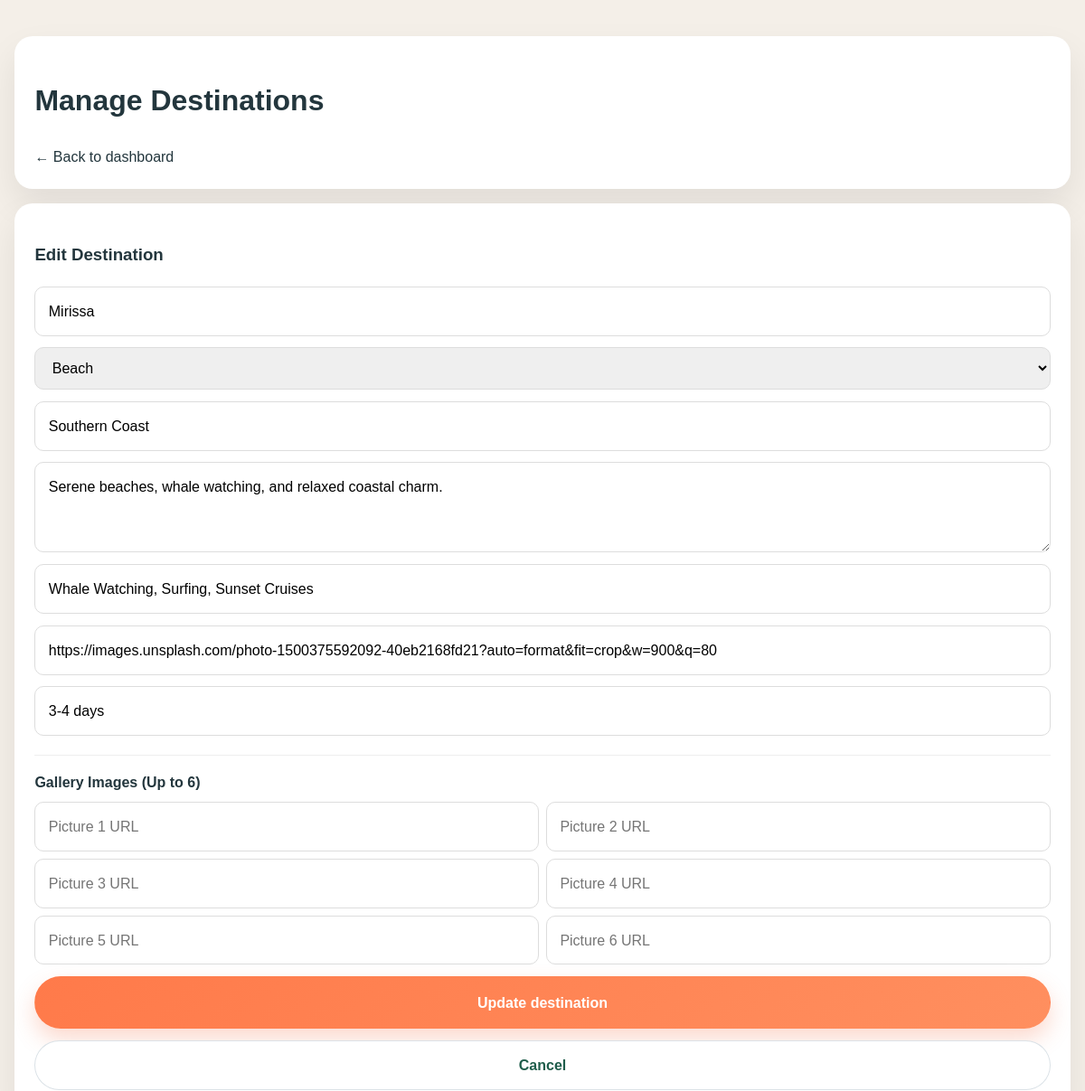
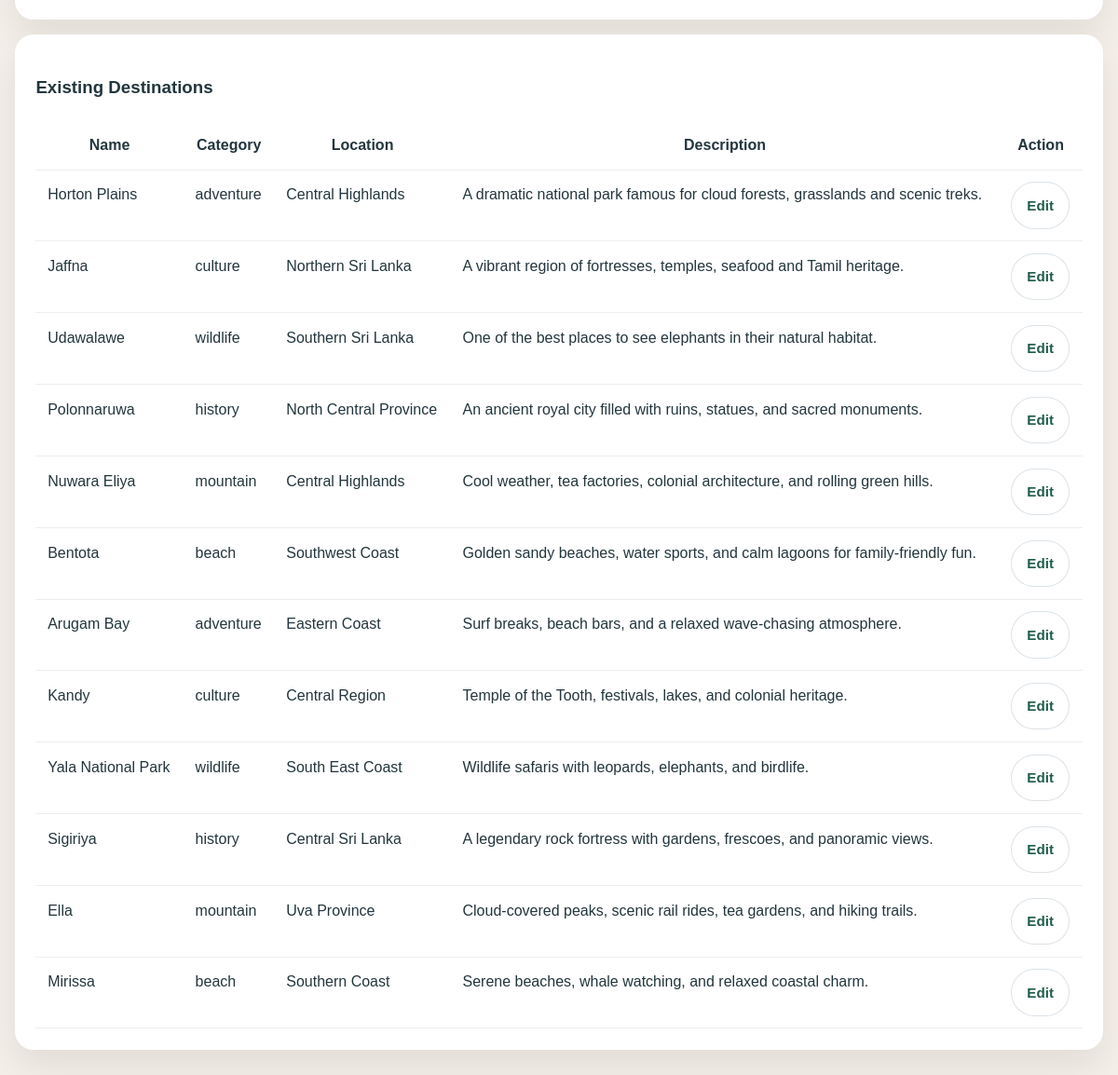
/admin/manage_destinations.php?edit_id=1 (signed in), run on the app's committed database (2 pictures, top to bottom).
### tables this page shows
CREATE TABLE IF NOT EXISTS destinations (
  id INT AUTO_INCREMENT PRIMARY KEY,
  name VARCHAR(150) NOT NULL,
  category VARCHAR(50) NOT NULL,
  location VARCHAR(150) NOT NULL,
  description TEXT NOT NULL,
  activities VARCHAR(255) NOT NULL,
  image_url TEXT NOT NULL,
  duration VARCHAR(50) NOT NULL,
  gallery_urls TEXT DEFAULT NULL,
  created_at TIMESTAMP DEFAULT CURRENT_TIMESTAMP
);

### admin/manage_destinations.php (the view, shortened to what this page needs)
<?php
require '../config/database.php';
$edit_id = isset($_GET['edit_id']) ? (int)$_GET['edit_id'] : 0;
$edit_dest = null;
if ($edit_id > 0) {
    $stmt = $conn->prepare('SELECT * FROM destinations WHERE id=?');
    $stmt->bind_param('i', $edit_id);
    $stmt->execute();
    $res = $stmt->get_result();
    if ($res && $res->num_rows > 0) {
        $edit_dest = $res->fetch_assoc();
    }
}
$stmt = $conn->prepare('SELECT * FROM destinations ORDER BY id DESC');
$stmt->execute();
$result = $stmt->get_result();
?>
<!DOCTYPE html>
<html lang="en">
<head>
    <link rel="stylesheet" href="../assets/styles.css" />
</head>
<body>
    <div class="admin-wrap">
        <div class="panel">
            <h1>Manage Destinations</h1>
            <a href="dashboard.php">← Back to dashboard</a>
        </div>
        <div class="panel">
            <h3><?php echo $edit_dest ? 'Edit Destination' : 'Add New Destination'; ?></h3>
            <form method="post" action="manage_destinations.php">
                <input type="text" name="name" placeholder="Destination name" required value="<?php echo $edit_dest ? htmlspecialchars($edit_dest['name']) : ''; ?>" />
                <select name="category">
                    <?php
                    $categories = ['beach' => 'Beach', 'mountain' => 'Mountain', 'wildlife' => 'Wildlife', 'culture' => 'Culture', 'adventure' => 'Adventure', 'history' => 'Historical Place'];
                    foreach ($categories as $val => $label) {
                        $sel = ($edit_dest && $edit_dest['category'] === $val) ? 'selected' : '';
                        echo "<option value=\"$val\" $sel>$label</option>";
                    }
                    ?>
                </select>
                <input type="text" name="location" placeholder="Location" required value="<?php echo $edit_dest ? htmlspecialchars($edit_dest['location']) : ''; ?>" />
                <textarea name="description" placeholder="Description" required><?php echo $edit_dest ? htmlspecialchars($edit_dest['description']) : ''; ?></textarea>
                <input type="text" name="activities" placeholder="Activities" required value="<?php echo $edit_dest ? htmlspecialchars($edit_dest['activities']) : ''; ?>" />
                <input type="text" name="image_url" placeholder="Main Image URL" required value="<?php echo $edit_dest ? htmlspecialchars($edit_dest['image_url']) : ''; ?>" />
                <input type="text" name="duration" placeholder="Suggested duration" required value="<?php echo $edit_dest ? htmlspecialchars($edit_dest['duration']) : ''; ?>" />
                <div style="border-top:1px solid #eee; padding-top:1rem; margin-top:0.5rem;">
                    <strong>Gallery Images (Up to 6)</strong>
                    <div style="display:grid; grid-template-columns:1fr 1fr; gap:0.5rem; margin-top:0.5rem;">
                        <?php
                        $existing_galleries = [];
                        for ($i = 1; $i <= 6; $i++) {
                            $val = isset($existing_galleries[$i-1]) ? htmlspecialchars($existing_galleries[$i-1]) : '';
                            echo '<input type="text" name="gallery_'.$i.'" placeholder="Picture '.$i.' URL" value="'.$val.'" />';
                        }
                        ?>
                    </div>
                </div>
                <button class="btn btn-primary" type="submit"><?php echo $edit_dest ? 'Update destination' : 'Save destination'; ?></button>
                <?php if ($edit_dest) { ?>
                    <a href="manage_destinations.php" class="btn btn-secondary" style="text-align:center; padding: 0.8rem;">Cancel</a>
                <?php } ?>
            </form>
        </div>
        <div class="panel">
            <h3>Existing Destinations</h3>
            <table>
                <thead>
                    <tr><th>Name</th><th>Category</th><th>Location</th><th>Description</th><th>Action</th></tr>
                </thead>
                <tbody>
                    <?php while ($row = $result->fetch_assoc()) { ?>
                        <tr>
                            <td><?php echo htmlspecialchars($row['name']); ?></td>
                            <td><?php echo htmlspecialchars($row['category']); ?></td>
                            <td><?php echo htmlspecialchars($row['location']); ?></td>
                            <td><?php echo htmlspecialchars($row['description']); ?></td>
                            <td><a href="manage_destinations.php?edit_id=<?php echo $row['id']; ?>" class="btn btn-small btn-secondary">Edit</a></td>
                        </tr>
                    <?php } ?>
                </tbody>
            </table>
        </div>
    </div>
</body>
</html>

### assets/styles.css (style rules this page uses)
:root { --primary: #1f5d4b; --primary-dark: #144134; --accent: #ff7a4a; --accent-soft: #ffe1cc; --gold: #f2b44f; --text: #23363d; --muted: #64707d; --surface: #f7f1e8; --border: rgba(31, 93, 75, 0.14); --shadow: 0 18px 45px rgba(31, 93, 75, 0.12); --radius: 24px; }
* { box-sizing: border-box; }
html { scroll-behavior: smooth; }
body { margin: 0; font-family: 'Inter', sans-serif; color: var(--text); background: #fdfcf9; line-height: 1.7; }
a { color: inherit; text-decoration: none; }
button, input, select, textarea { font: inherit; }
.btn { display: inline-flex; align-items: center; justify-content: center; gap: 0.4rem; padding: 0.9rem 1.4rem; border-radius: 999px; font-weight: 700; border: 1px solid transparent; transition: transform 0.2s ease, box-shadow 0.2s ease, background 0.2s ease; }
.btn-primary { background: linear-gradient(135deg, var(--accent), #ff8f5f); color: white; box-shadow: 0 12px 24px rgba(242, 107, 65, 0.25); }
.btn-secondary { background: white; color: var(--primary); border-color: rgba(31, 76, 107, 0.16); }
.btn-small { padding: 0.7rem 1rem; font-size: 0.95rem; }

### admin/manage_destinations.php (style rules this page uses)
body { background: #f4efe8; font-family: Arial, sans-serif; }
.admin-wrap { max-width: 1200px; margin: 40px auto; padding: 0 1rem 2rem; }
.panel { background: white; padding: 1.4rem; border-radius: 20px; box-shadow: 0 18px 38px rgba(0,0,0,0.08); margin-bottom: 1rem; }
form { display: grid; gap: 0.8rem; }
input, textarea, select { padding: 0.8rem 0.9rem; border: 1px solid #ddd; border-radius: 10px; }
textarea { min-height: 100px; }
table { width: 100%; border-collapse: collapse; background: white; }
th, td { padding: 0.8rem; border-bottom: 1px solid #eee; vertical-align: top; }

### data on the page
destinations: name "Mirissa", location "Southern Coast", description "Serene beaches, whale watching, and relaxed coastal charm.", activities "Whale Watching, Surfing, Sunset Cruises", image_url "https://images.unsplash.com/photo-1500375592092-40eb2168fd21?auto=format&fit=crop&w=900&q=80", duration "3-4 days", category "beach"
destinations: name "Horton Plains", category "adventure", location "Central Highlands", description "A dramatic national park famous for cloud forests, grasslands and scenic treks."
destinations: name "Jaffna", category "culture", location "Northern Sri Lanka", description "A vibrant region of fortresses, temples, seafood and Tamil heritage."
destinations: name "Udawalawe", category "wildlife", location "Southern Sri Lanka", description "One of the best places to see elephants in their natural habitat."
destinations: name "Polonnaruwa", category "history", location "North Central Province", description "An ancient royal city filled with ruins, statues, and sacred monuments."
destinations: name "Nuwara Eliya", category "mountain", location "Central Highlands", description "Cool weather, tea factories, colonial architecture, and rolling green hills."
destinations: name "Bentota", category "beach", location "Southwest Coast", description "Golden sandy beaches, water sports, and calm lagoons for family-friendly fun."
destinations: name "Arugam Bay", category "adventure", location "Eastern Coast", description "Surf breaks, beach bars, and a relaxed wave-chasing atmosphere."
destinations: name "Kandy", category "culture", location "Central Region", description "Temple of the Tooth, festivals, lakes, and colonial heritage."
destinations: name "Yala National Park", category "wildlife", location "South East Coast", description "Wildlife safaris with leopards, elephants, and birdlife."
destinations: name "Sigiriya", category "history", location "Central Sri Lanka", description "A legendary rock fortress with gardens, frescoes, and panoramic views."
destinations: name "Ella", category "mountain", location "Uva Province", description "Cloud-covered peaks, scenic rail rides, tea gardens, and hiking trails."

### other printed values
form field category "Beach"
